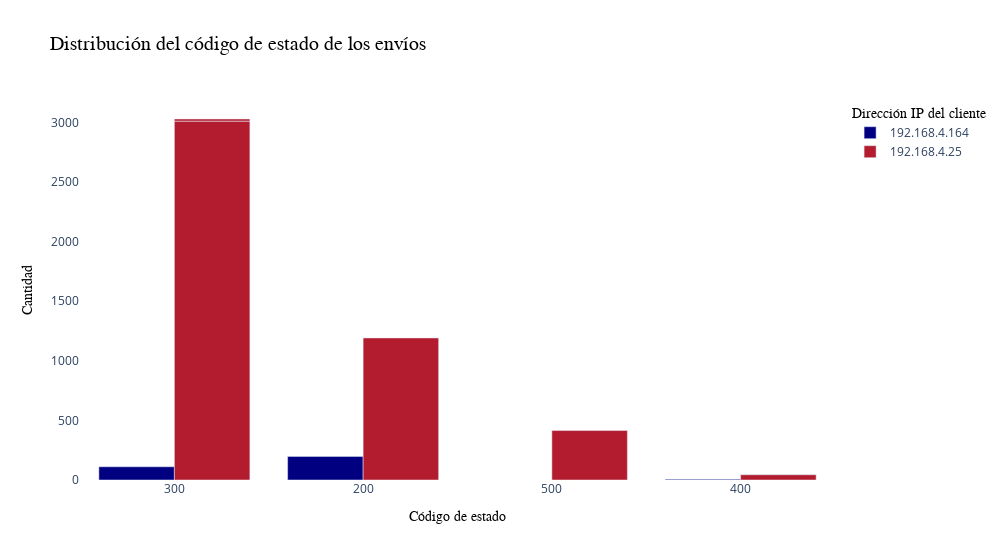

The notebook cell saved with this chart:
### Code cell
envios_status.loc[envios_status['Status Code'].isin([302, 303]), 'Status Code'] = 300
envios_status.loc[envios_status['Status Code'].isin([403, 404, 405]), 'Status Code'] = 400

fig = px.bar(envios_status, x=envios_status['Status Code'].astype(str), y=envios_status['count'], 
             color=envios_status['Client IP'], 
             barmode='group', 
             title='Distribución del código de estado de los envíos',
             category_orders={'x': ['300', '200', '500', '400']},
             labels={'x': 'Código de estado', 'count': 'Cantidad', 'Client IP': 'Dirección IP del cliente'},
             color_discrete_map={'192.168.4.164': 'rgb(0, 0, 128)', '192.168.4.25': 'rgb(179,28,46)'})

fig.update_layout(title_font_family='Arial', title_font_size=20, title_font_color='black',
                  xaxis_title_font_family='Arial', xaxis_title_font_size=14, xaxis_title_font_color='black',
                  yaxis_title_font_family='Arial', yaxis_title_font_size=14, yaxis_title_font_color='black',
                  legend_title_font_family='Arial', legend_title_font_size=14, legend_title_font_color='black',
                  plot_bgcolor='white',
                  width=1000) 

fig.show()

### Figure 1 — Plotly figure (JSON) as saved in the notebook; plotly's stock layout.template omitted (floating-point values rounded to 4 significant figures)
{"data": [{"alignmentgroup": "True", "hovertemplate": "Dirección IP del cliente=192.168.4.164<br>Código de estado=%{x}<br>Cantidad=%{y}<extra></extra>", "legendgroup": "192.168.4.164", "marker": {"color": "rgb(0, 0, 128)", "pattern": {"shape": ""}}, "name": "192.168.4.164", "offsetgroup": "192.168.4.164", "orientation": "v", "showlegend": true, "textposition": "auto", "type": "bar", "x": ["200", "300", "400"], "xaxis": "x", "y": [198, 111, 6], "yaxis": "y"}, {"alignmentgroup": "True", "hovertemplate": "Dirección IP del cliente=192.168.4.25<br>Código de estado=%{x}<br>Cantidad=%{y}<extra></extra>", "legendgroup": "192.168.4.25", "marker": {"color": "rgb(179,28,46)", "pattern": {"shape": ""}}, "name": "192.168.4.25", "offsetgroup": "192.168.4.25", "orientation": "v", "showlegend": true, "textposition": "auto", "type": "bar", "x": ["300", "200", "500", "400", "300", "400"], "xaxis": "x", "y": [3011, 1192, 415, 45, 18, 2], "yaxis": "y"}], "layout": {"barmode": "group", "legend": {"title": {"font": {"color": "black", "family": "Arial", "size": 14}, "text": "Dirección IP del cliente"}, "tracegroupgap": 0}, "plot_bgcolor": "white", "title": {"font": {"color": "black", "family": "Arial", "size": 20}, "text": "Distribución del código de estado de los envíos"}, "width": 1000, "xaxis": {"anchor": "y", "categoryarray": ["300", "200", "500", "400"], "categoryorder": "array", "domain": [0, 1], "title": {"font": {"color": "black", "family": "Arial", "size": 14}, "text": "Código de estado"}}, "yaxis": {"anchor": "x", "domain": [0, 1], "title": {"font": {"color": "black", "family": "Arial", "size": 14}, "text": "Cantidad"}}}}
